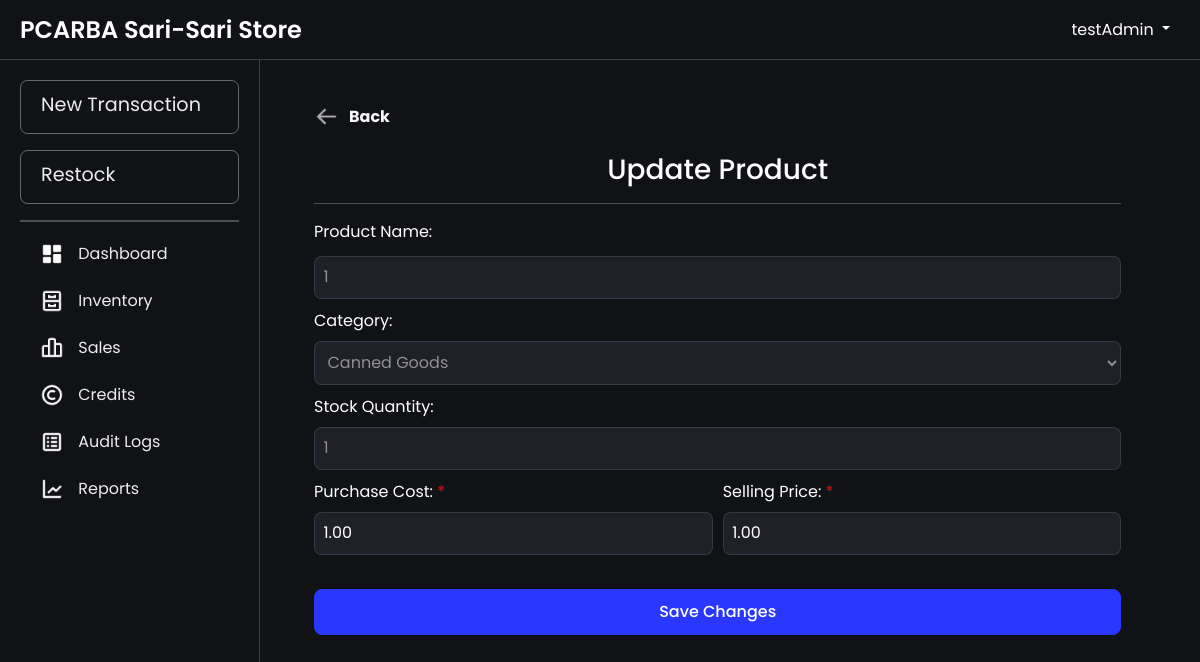
The page /editProduct.php?productName=1 (signed in) on the database as committed earlier.
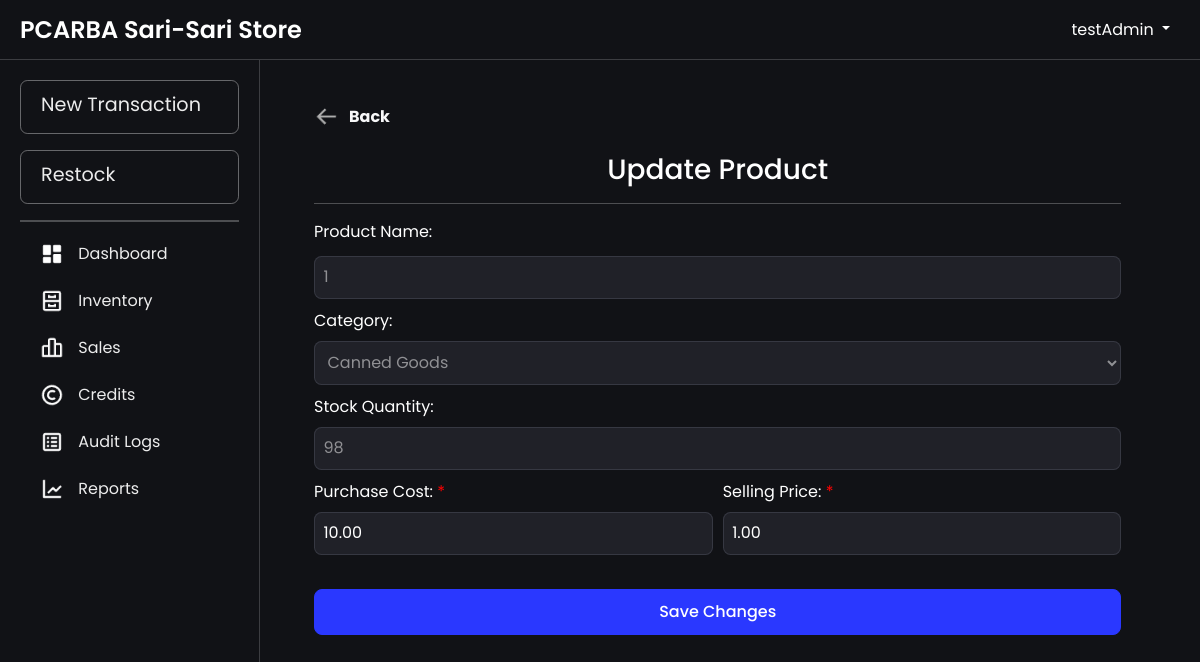
The same page on the database as committed later.
### tables this page shows
CREATE TABLE `products` (
  `productId` int(11) NOT NULL AUTO_INCREMENT,
  `productName` varchar(100) NOT NULL,
  `productCategory` varchar(100) NOT NULL,
  `unitPrice` decimal(10,2) NOT NULL,
  `categoryId` int(11) NOT NULL,
  `status` enum('Active','Inactive') NOT NULL DEFAULT 'Active',
  `unit` enum('pcs','kg','L','pack','mL','doz','m') NOT NULL DEFAULT 'pcs',
  PRIMARY KEY (`productId`),
  KEY `categories_products` (`categoryId`),
  CONSTRAINT `categories_products` FOREIGN KEY (`categoryId`) REFERENCES `categories` (`categoryId`)
);

CREATE TABLE `inventory` (
  `inventoryId` int(11) NOT NULL AUTO_INCREMENT,
  `totalStock` int(11) DEFAULT NULL,
  `reorderLevel` int(11) DEFAULT 5,
  `productId` int(11) NOT NULL,
  PRIMARY KEY (`inventoryId`),
  KEY `products_inventory` (`productId`),
  CONSTRAINT `products_inventory` FOREIGN KEY (`productId`) REFERENCES `products` (`productId`) ON DELETE CASCADE ON UPDATE CASCADE
);

CREATE TABLE `batchItem` (
  `batchId` int(11) NOT NULL AUTO_INCREMENT,
  `quantity` int(11) NOT NULL,
  `costPrice` decimal(10,2) NOT NULL,
  `dateAdded` timestamp NOT NULL DEFAULT current_timestamp() ON UPDATE current_timestamp(),
  `productId` int(11) NOT NULL,
  `userId` int(11) NOT NULL,
  PRIMARY KEY (`batchId`),
  KEY `products_batchItem` (`productId`),
  KEY `users_batchItem` (`userId`),
  CONSTRAINT `products_batchItem` FOREIGN KEY (`productId`) REFERENCES `products` (`productId`) ON DELETE CASCADE ON UPDATE CASCADE,
  CONSTRAINT `users_batchItem` FOREIGN KEY (`userId`) REFERENCES `users` (`userId`)
);

CREATE TABLE `categories` (
  `categoryId` int(11) NOT NULL AUTO_INCREMENT,
  `categoryName` varchar(40) DEFAULT NULL,
  PRIMARY KEY (`categoryId`)
);

### htdocs/editProduct.php (the view, shortened to what this page needs)
<?php
include('db.php');
$categories = [];
$category_sql = "SELECT categoryId, categoryName FROM categories";
$result = $conn->query($category_sql);
if ($result->num_rows > 0) {
    while ($row = $result->fetch_assoc()) {
        $categories[] = $row;
    }
}
$productDetails = null;
if (isset($_GET['productName'])) {
    $productName = $_GET['productName'];
    $fetch_sql = "SELECT p.*, i.totalStock, i.reorderLevel, b.costPrice, c.categoryName AS productCategory FROM products p
                  LEFT JOIN inventory i ON p.productId = i.productId
                  LEFT JOIN batchItem b ON p.productId = b.productId
                  LEFT JOIN categories c ON p.categoryId = c.categoryId
                  WHERE p.productName = ?";
    $stmt = $conn->prepare($fetch_sql);
    $stmt->bind_param("s", $productName);
    $stmt->execute();
    $result = $stmt->get_result();
    if ($result && $result->num_rows > 0) {
        $productDetails = $result->fetch_assoc();
    } else {
        $message = "Item not found.";
        $alert_class = "alert-danger";
    }
}
?>
<!DOCTYPE html>
<html lang="en">
<head>
    <link rel="stylesheet" href="css/bootstrap.min.css">
    <link rel="stylesheet" href="css/layer1.css">
</head>
<body>
    <?php include 'navbar.php'; ?>
    <div class="main-content fade-in">
        <div class="form-container">
            <div class="container">
                <a href="inventory.php" class="btn-back-wrapper">
                    <img src="images/back.png" alt="Another Image" class="btn-back" id="another-image">
                    <b><span>Back</span></b>
                </a>
                <br>
                <h3 class="text-center flex-grow-1 m-0">Update Product</h3>
                <hr style="height: 1px; border: white; color: rgb(255, 255, 255); background-color: rgb(255, 255, 255);">
                <?php if ($productDetails): ?>
                    <form method="POST">
                        <div class="form-group">
                            <label for="productName" class="form-label">Product Name:</label><br>
                            <input type="text" class="form-c form-text text-mute" name="productName" id="productName" style="width: 100%" value="<?php echo htmlspecialchars($productDetails['productName']); ?>" disabled readonly>
                        </div>
                        <div class="form-row">
                            <div class="form-group">
                                <label for="product_category" class="form-label">Category:</label>
                                <select class="form-selects form-c text-mute" name="product_category" id="product_category" style="width: 100%" disabled readonly>
                                    <?php foreach ($categories as $category): ?>
                                        <option value="<?php echo htmlspecialchars($category['categoryId']); ?>" <?php echo $category['categoryId'] == $productDetails['categoryId'] ? 'selected' : ''; ?>><?php echo htmlspecialchars($category['categoryName']); ?></option>
                                    <?php endforeach; ?>
                                </select>
                            </div>
                        </div>
                        <div class="form-row">
                            <div class="form-group">
                                <label for="quantity" class="form-label">Stock Quantity:</label>
                                <input type="number" class="form-c text-mute" name="quantity" id="quantity" style="width: 100%" value="<?php echo htmlspecialchars($productDetails['totalStock']); ?>" placeholder="Enter quantity" disabled readonly>
                            </div>
                        </div>
                        <div class="form-row">
                            <div class="form-group">
                                <label for="cost_price" class="form-label">Purchase Cost: <span class="required">*</span></label>
                                <input type="text" class="form-c" name="cost_price" id="cost_price" value="<?php echo htmlspecialchars($productDetails['costPrice'] ?? ''); ?>" placeholder="Enter purchase cost" required>
                            </div>
                            <div class="form-group">
                                <label for="unit_price" class="form-label">Selling Price: <span class="required">*</span></label>
                                <input type="text" class="form-c" name="unit_price" id="unit_price" value="<?php echo htmlspecialchars($productDetails['unitPrice']); ?>" placeholder="Enter selling price" required>
                            </div>
                        </div>
                        <br>
                        <div class="d-grid">
                            <button type="submit" name="edit_item" class="btn-primary">Save Changes</button>
                        </div>
                    </form>
                <?php else: ?>
                    <div class="alert alert-danger">
                        Item not found in the inventory. Please check the product name.
                    </div>
                <?php endif; ?>
            </div>
        </div>
    </div>
</body>
</html>

Rows that differ between the two databases and show on the page:
changed through a linked row, products "Canned Goods": quantity "1" → "98"; cost_price "1.00" → "10.00"
